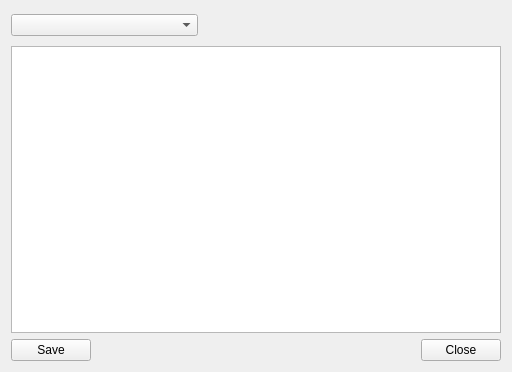
<?xml version="1.0" encoding="UTF-8"?>
<ui version="4.0">
 <class>LogWindow</class>
 <widget class="QWidget" name="LogWindow">
  <property name="geometry">
   <rect>
    <x>0</x>
    <y>0</y>
    <width>506</width>
    <height>372</height>
   </rect>
  </property>
  <property name="windowTitle">
   <string>ezisomod Log Window</string>
  </property>
  <property name="windowIcon">
   <iconset resource="../../ezisomod.qrc">
    <normaloff>:/img/pwf2tools.png</normaloff>:/img/pwf2tools.png</iconset>
  </property>
  <layout class="QGridLayout" name="gridLayout">
   <item row="2" column="0">
    <widget class="QPushButton" name="SaveButton">
     <property name="sizePolicy">
      <sizepolicy hsizetype="Maximum" vsizetype="Maximum">
       <horstretch>0</horstretch>
       <verstretch>0</verstretch>
      </sizepolicy>
     </property>
     <property name="text">
      <string>Save</string>
     </property>
    </widget>
   </item>
   <item row="2" column="1" colspan="2">
    <spacer name="BottomSpacer">
     <property name="orientation">
      <enum>Qt::Orientation::Horizontal</enum>
     </property>
     <property name="sizeType">
      <enum>QSizePolicy::Policy::MinimumExpanding</enum>
     </property>
     <property name="sizeHint" stdset="0">
      <size>
       <width>207</width>
       <height>20</height>
      </size>
     </property>
    </spacer>
   </item>
   <item row="2" column="3">
    <widget class="QPushButton" name="CloseButton">
     <property name="sizePolicy">
      <sizepolicy hsizetype="Maximum" vsizetype="Maximum">
       <horstretch>0</horstretch>
       <verstretch>0</verstretch>
      </sizepolicy>
     </property>
     <property name="text">
      <string>Close</string>
     </property>
    </widget>
   </item>
   <item row="1" column="0" colspan="4">
    <widget class="QTextEdit" name="LogTextEdit">
     <property name="sizePolicy">
      <sizepolicy hsizetype="MinimumExpanding" vsizetype="MinimumExpanding">
       <horstretch>0</horstretch>
       <verstretch>0</verstretch>
      </sizepolicy>
     </property>
    </widget>
   </item>
   <item row="0" column="0" colspan="2">
    <widget class="QComboBox" name="LogTypeFilterComboBox">
     <property name="sizePolicy">
      <sizepolicy hsizetype="MinimumExpanding" vsizetype="Maximum">
       <horstretch>0</horstretch>
       <verstretch>0</verstretch>
      </sizepolicy>
     </property>
    </widget>
   </item>
   <item row="0" column="2" colspan="2">
    <spacer name="LogTypeFilterSpacer">
     <property name="orientation">
      <enum>Qt::Orientation::Horizontal</enum>
     </property>
     <property name="sizeType">
      <enum>QSizePolicy::Policy::Minimum</enum>
     </property>
     <property name="sizeHint" stdset="0">
      <size>
       <width>297</width>
       <height>29</height>
      </size>
     </property>
    </spacer>
   </item>
  </layout>
 </widget>
 <resources>
  <include location="../../ezisomod.qrc"/>
 </resources>
 <connections/>
</ui>
